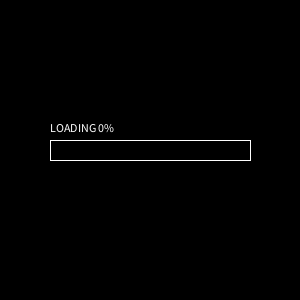
Frame 1 (no input)
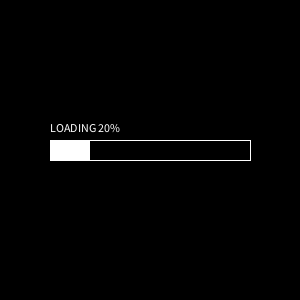
Frame 60 (the mouse pressed at the canvas centre just before this capture)
Frame 120 (the mouse held since frame 60 and released just before this capture): identical to frame 1, image omitted

The Processing sketch that drew these frames (run headless with seeded random() and noise(); from frame 60 on, the mouse is pressed at the canvas centre):

// Processing sketch: processing_42967
// ── processing_42967.pde

int num = 0;
float percentage;

void setup()
{
  size(300,300);
}

void draw()
{
  
  stroke(255);
  background(0);
  if (mousePressed)
  {
   num = 0;
   percentage = 0;
  }
  if (percentage < 100)
  {  
    textAlign(LEFT);
    num += 1;
    percentage = map(num,0,300,0,100);
    noFill();
    rect(50,(150-10),200,20);
    fill(255);
    noStroke();
    rect(50,(150-10),2*percentage,20);
    text("LOADING " + int(percentage) + "%", 50, 150-18);
  }
  else
  {
    textAlign(CENTER);
    text("DONE! CLICK TO RESET",150,150);
  }
  
}
